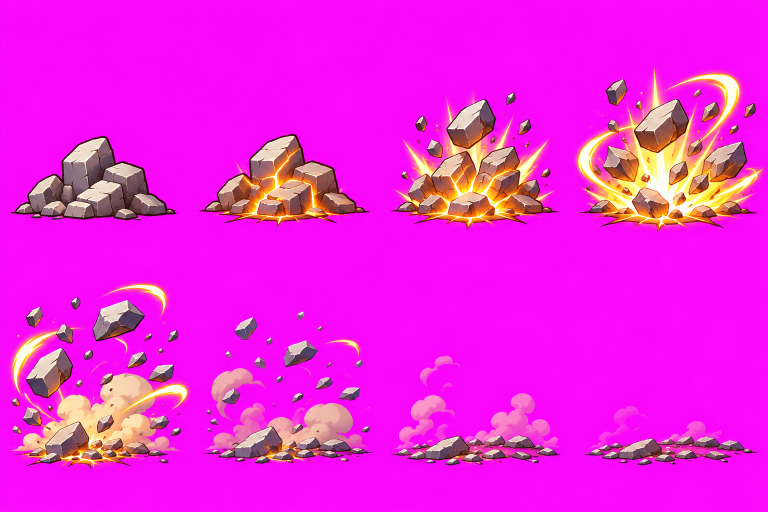
#> input picture assets/battle/tower_break.png, 1536 x 1024 px (shown at 1/2 size)
$ python slice_tower_break.py
#> lines starting #> are read from the running program, lines starting #| are printed output that depends on the picture
"""Statue break effect (assets/battle/tower_break.png: 8 frames, 4x2, a rubble pile cracking, bursting, flying apart
and settling in dust, on magenta) -> frontend/public/battle/tower_break.png, the same 4x2 grid, transparent.

The magenta is unmixed rather than keyed: the dust clouds are half see-through and were drawn tinted by it, so each
pixel's magenta share (how far red and blue stand above green) becomes transparency and is taken out of its colour;
the dust, drawn pink too, is turned sandy.

Usage: .venv/bin/python tools/slice_tower_break.py
"""
import numpy as np
from PIL import Image

from lib.paths import ASSETS, PUBLIC

SRC = ASSETS / "battle" / "tower_break.png"
DST = PUBLIC / "battle" / "tower_break.png"


def unmix_magenta(img):
    c = np.asarray(img.convert("RGB")).astype(np.float32) / 255
    r, g, b = c[..., 0], c[..., 1], c[..., 2]
    m = np.clip(np.minimum(r, b) - g, 0, 1)   # magenta share
    m = np.clip((m - 0.04) / 0.92, 0, 1)      # paper noise: a little magenta is still opaque
    a = 1 - m
    M = np.array([1.0, 0.0, 1.0])
    f = (c - m[..., None] * M) / np.maximum(a, 1e-3)[..., None]
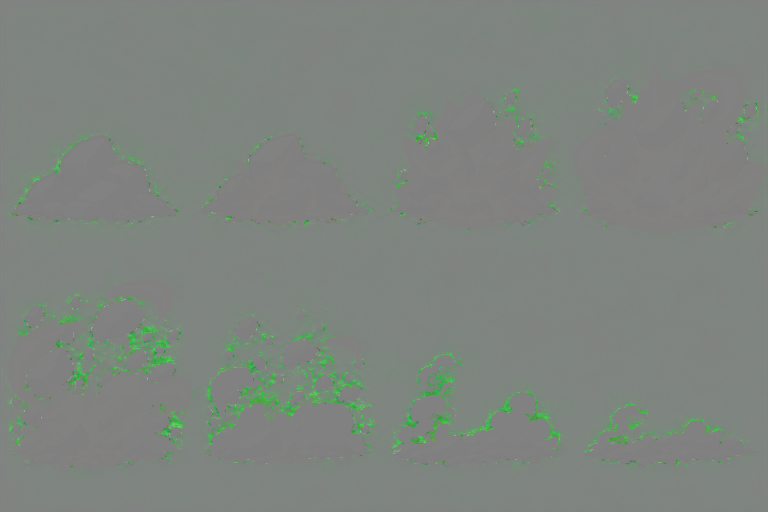
#> f: shape (1024, 1536, 3) float64 (shown at 1/2 size); mean R, G, B -0.4, 1.7, -0.2; drawn with min black and max white
    f = np.clip(f, 0, 1)
    # the dust was drawn pink as well: what is still pinkish (red and blue over green) turns sandy, same brightness
    r2, g2, b2 = f[..., 0], f[..., 1], f[..., 2]
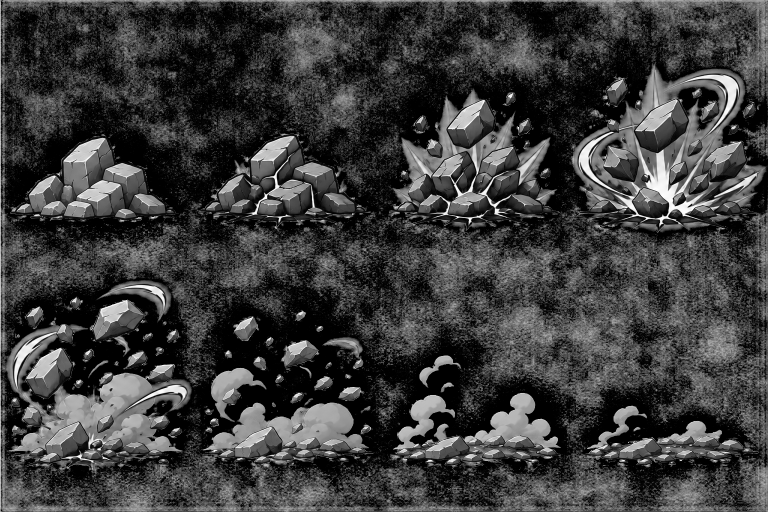
#> b2: shape (1024, 1536) float64 (shown at 1/2 size); min 0, max 1, mean 0.239
    pink = np.clip((r2 - g2 - 0.04) / 0.12, 0, 1) * np.clip((b2 - g2 + 0.06) / 0.08, 0, 1)   # red over green, blue not under it (not orange)
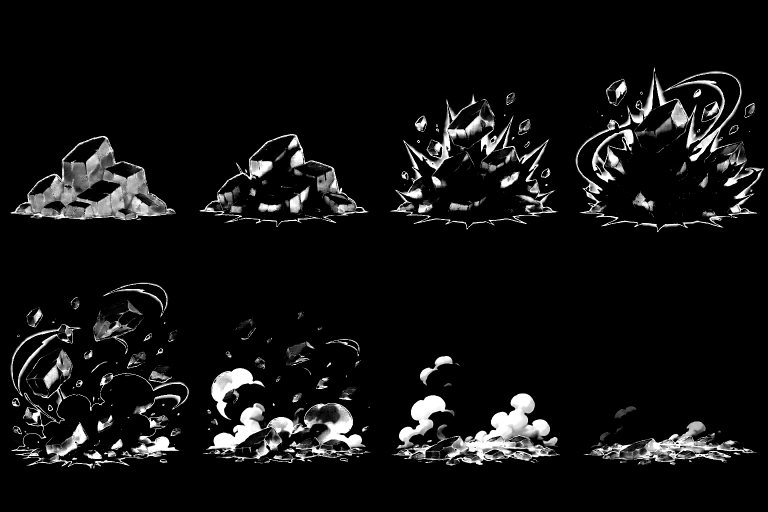
#> pink: shape (1024, 1536) float64 (shown at 1/2 size); min 0, max 1, mean 0.0674
    lum = f @ np.array([0.3, 0.55, 0.15])
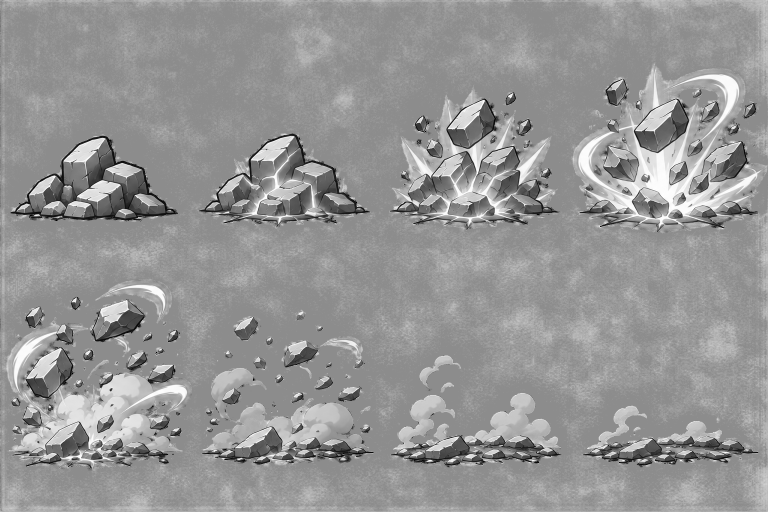
#> lum: shape (1024, 1536) float64 (shown at 1/2 size); min 0, max 1, mean 0.586
    sand = np.clip(lum[..., None] * np.array([1.12, 1.0, 0.8]) / 0.95, 0, 1)
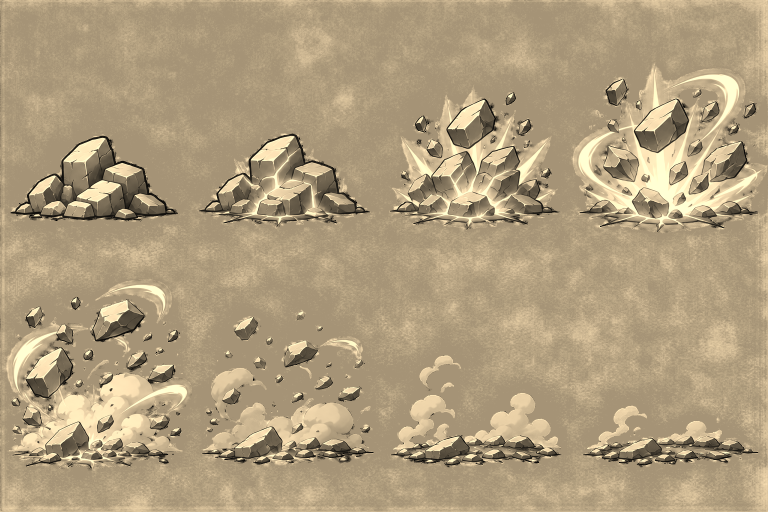
#> sand: shape (1024, 1536, 3) float64 (shown at 1/2 size); mean of channels 0, 1, 2 0.687, 0.616, 0.493; drawn as R, G, B
    f = f * (1 - pink[..., None]) + sand * pink[..., None]
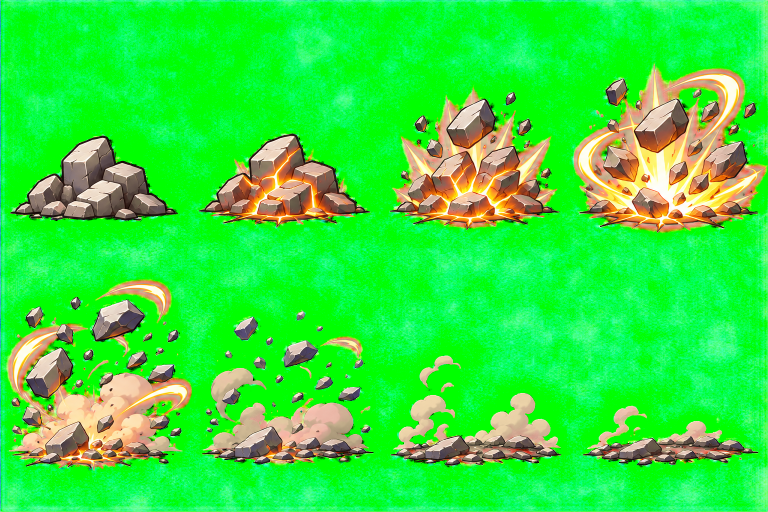
#> f: shape (1024, 1536, 3) float64 (shown at 1/2 size); mean R, G, B 0.194, 0.898, 0.238
    out = np.dstack([f, a])
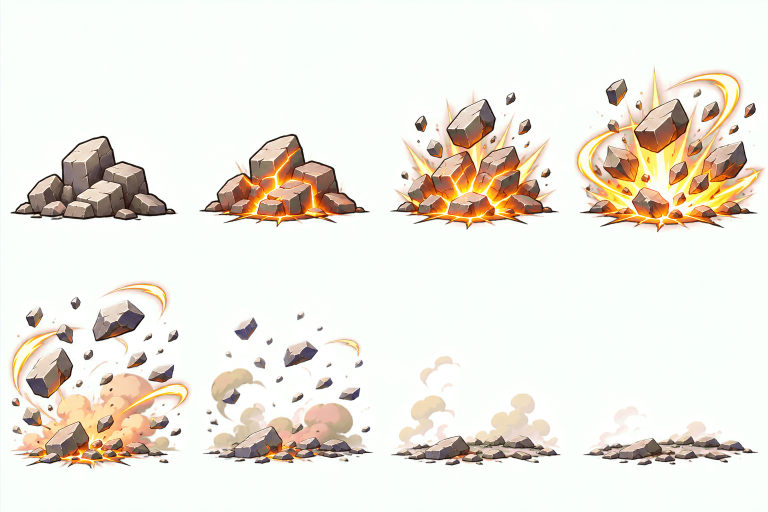
#> out: shape (1024, 1536, 4) float64 (shown at 1/2 size); mean R, G, B, A 0.194, 0.898, 0.238, 0.211; transparent parts drawn white
    out[a < 0.03] = 0
    return Image.fromarray((out * 255).round().astype(np.uint8), "RGBA")


if __name__ == "__main__":
    out = unmix_magenta(Image.open(SRC))
    out.save(DST)
    print(DST, out.size)
#> (printed output is left out)

$ run again, with assets/battle/tower_ally.png copied over assets/battle/tower_break.png
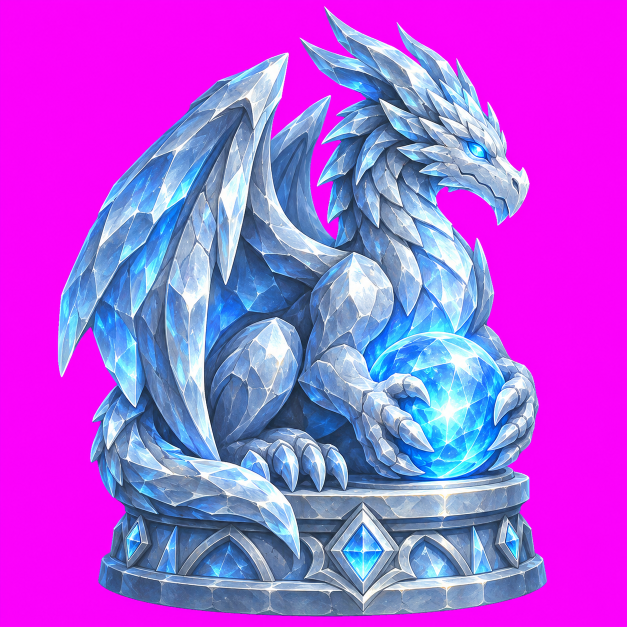
#> input picture assets/battle/tower_ally.png, 1254 x 1254 px (shown at 1/2 size)
#> in unmix_magenta, `sand = np.clip(lum[..., None] * np.array([1.12, 1.0, 0.8]) / 0.95, 0, 1)`:
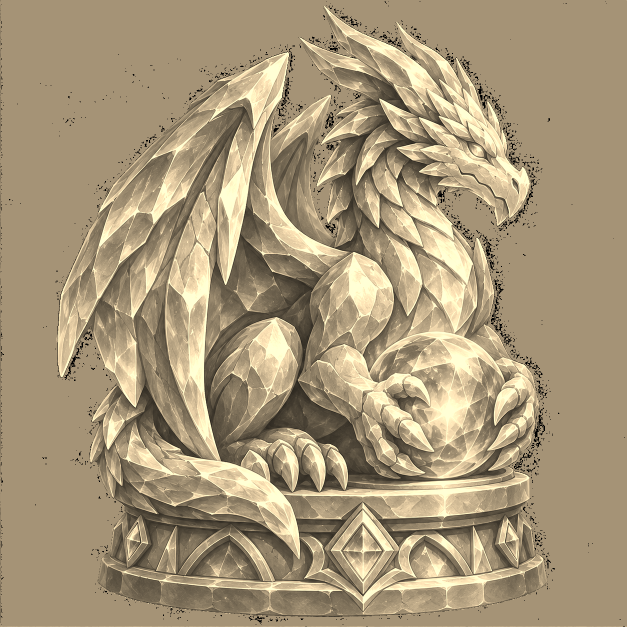
#> sand: shape (1254, 1254, 3) float64 (shown at 1/2 size); mean of channels 0, 1, 2 0.658, 0.594, 0.476; drawn as R, G, B
#> in unmix_magenta, `out = np.dstack([f, a])`:
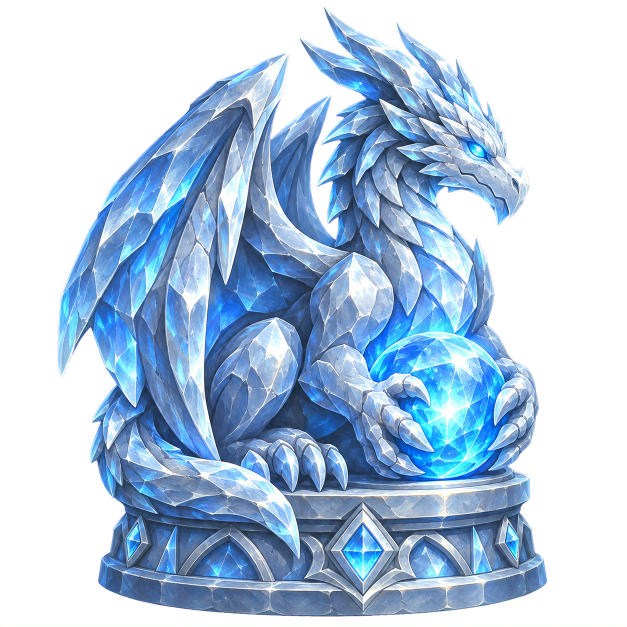
#> out: shape (1254, 1254, 4) float64 (shown at 1/2 size); mean R, G, B, A 0.249, 0.775, 0.428, 0.547; transparent parts drawn white
#> (printed output is left out)
